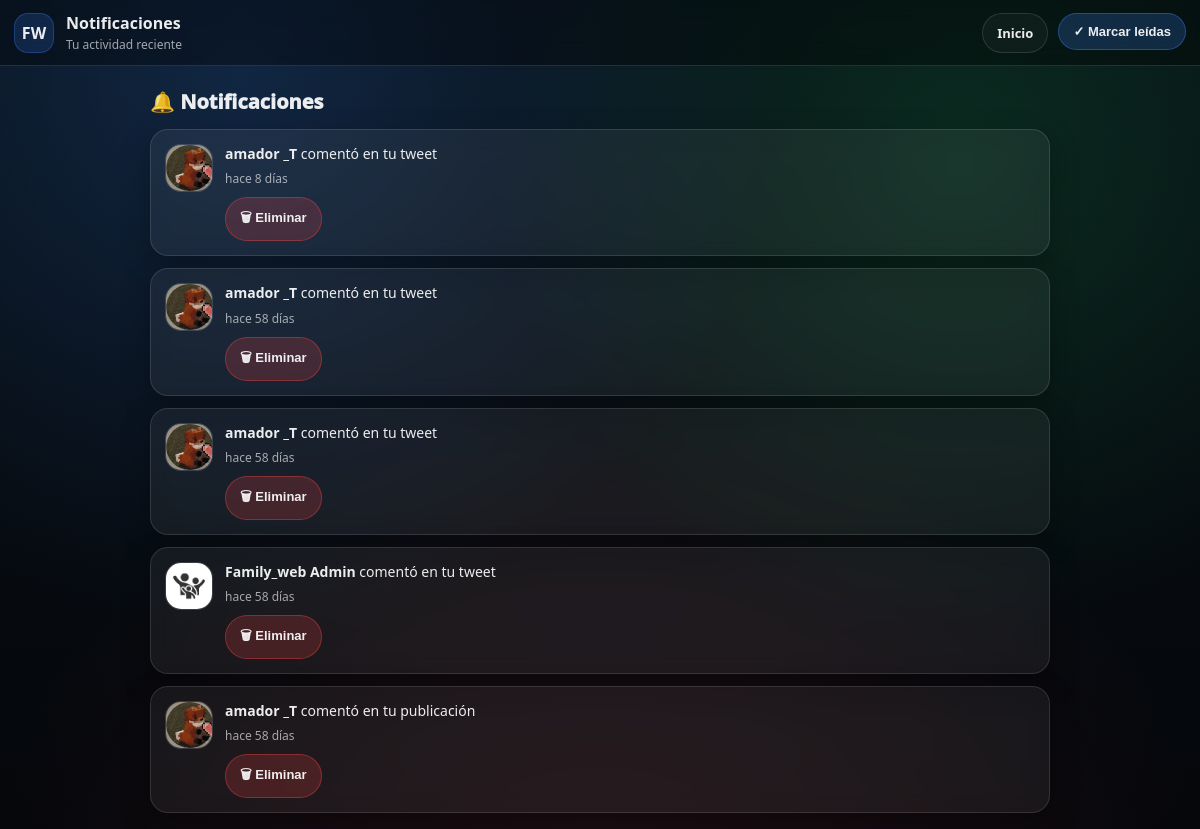
The app's page /notificaciones (signed in) with its own data.
### tables this page shows
CREATE TABLE notificaciones (
            id INTEGER PRIMARY KEY AUTOINCREMENT,
            user_id INTEGER NOT NULL,
            actor_id INTEGER NOT NULL,
            tipo TEXT NOT NULL,
            ref_id INTEGER,
            mensaje TEXT NOT NULL,
            leida INTEGER DEFAULT 0,
            created_at TIMESTAMP DEFAULT CURRENT_TIMESTAMP,
            FOREIGN KEY(user_id) REFERENCES users(id),
            FOREIGN KEY(actor_id) REFERENCES users(id)
        );

CREATE TABLE users (
    id INTEGER PRIMARY KEY AUTOINCREMENT,
    nombre TEXT NOT NULL,
    apellido TEXT NOT NULL,
    email TEXT UNIQUE NOT NULL,
    password TEXT NOT NULL,
    fecha_nac TEXT,
    municipio TEXT,
    pais TEXT,
    foto TEXT
, telefono TEXT, direccion TEXT, estado_civil TEXT, bio TEXT, activo INTEGER DEFAULT 0, is_admin INTEGER DEFAULT 0);

### blueprints/user.py (the view)
@user_bp.route("/notificaciones")
def ver_notificaciones():
    if "user_id" not in session:
        return redirect("/login")
    user_id = session["user_id"]
    with get_db() as conn:
        c = conn.cursor()
        c.execute(
            """
            SELECT n.id, n.mensaje, n.created_at, u.nombre, u.apellido, COALESCE(u.foto, '')
            FROM notificaciones n
            JOIN users u ON u.id = n.actor_id
            WHERE n.user_id = ?
            ORDER BY n.id DESC
            """,
            (user_id,),
        )
        notificaciones = c.fetchall()
        c.execute("UPDATE notificaciones SET leida=1 WHERE user_id=?", (user_id,))
        conn.commit()
    return render_template("notificaciones.html", notificaciones=notificaciones)

### db.py (called while the page is built)
def get_db():
    return sqlite3.connect(DB_PATH, timeout=20)

### templates/notificaciones.html (shortened to what this page needs)
<!DOCTYPE html>
<html lang="es">
<head>
  <link rel="stylesheet" href="/static/notificaciones.css">
</head>
<body>
<header class="topbar">
  <div class="brand">
    <div class="logo">FW</div>
    <div class="brand-text">
      <div class="brand-title">Notificaciones</div>
      <div class="brand-sub">Tu actividad reciente</div>
    </div>
  </div>
  <div class="top-actions">
    <a class="btn ghost" href="/user_home">Inicio</a>
    <form action="/notificaciones/marcar_todo" method="POST" style="margin:0">
      <button class="btn primary" type="submit">✓ Marcar leídas</button>
    </form>
  </div>
</header>
<main class="noti-page">
  <div class="noti-head">
    <h2 class="noti-title">🔔 Notificaciones</h2>
  </div>
  {% if notificaciones|length == 0 %}
    <div class="noti-empty">No tenés notificaciones todavía.</div>
  {% else %}
    <div class="noti-list">
      {% for n in notificaciones %}
      <div class="noti" id="noti-{{ n[0] }}">
        <div class="noti-avatar">
          <img src="/{{ n[5] if n[5] else 'static/default_user.png' }}">
        </div>
        <div class="noti-body">
          <div class="noti-text">
            <b>{{ n[3] }} {{ n[4] }}</b> {{ n[1] }}
          </div>
          <div class="noti-time" data-time="{{ n[2] }}">{{ n[2] }}</div>
          <div class="noti-actions">
            <button class="btn danger" type="button" onclick="eliminarNoti({{ n[0] }})">🗑 Eliminar</button>
          </div>
        </div>
      </div>
      {% endfor %}
    </div>
  {% endif %}
</main>
</body>
</html>

### static/notificaciones.css (style rules this page uses)
:root { --bg:#05070b; --panel: rgba(255,255,255,.06); --panel2: rgba(255,255,255,.04); --border: rgba(255,255,255,.12); --text: rgba(255,255,255,.92); --muted: rgba(255,255,255,.62); --primary:#3b82f6; --danger:#ef4444; --radius:18px; }
html, body { height:100%; min-height:100%; }
html { background: var(--bg); }
body { margin:0; background: transparent !important; color: var(--text); font-family: ui-sans-serif, system-ui, -apple-system, Segoe UI, Roboto, Arial; }
body::before { content:""; position: fixed; inset: 0; z-index: -1; background: radial-gradient(circle at 20% 10%, rgba(59,130,246,.20), transparent 45%), radial-gradient(circle at 80% 20%, rgba(34,197,94,.16), transparent 40%), radial-gradient(circle at 50% 120%, rgba(239,68,68,.12), transparent 55%), linear-gradient(180deg, #071016, #05070b); background-repeat:no-repeat; background-size: cover; }
.topbar { position: sticky; top:0; z-index: 50; display:flex; align-items:center; justify-content:space-between; gap:12px; padding: 12px 14px; background: rgba(0,0,0,.35); border-bottom: 1px solid var(--border); backdrop-filter: blur(12px); }
.brand { display:flex; align-items:center; gap:12px; min-width: 0; }
.logo { width: 38px; height: 38px; border-radius: 14px; display:grid; place-items:center; font-weight: 900; background: rgba(59,130,246,.18); border: 1px solid rgba(59,130,246,.30); }
.brand-text { min-width:0; }
.brand-title { font-weight: 900; white-space: nowrap; overflow:hidden; text-overflow: ellipsis; }
.brand-sub { color: var(--muted); font-size: 12px; margin-top: 2px; }
.top-actions { display:flex; gap:10px; flex-wrap: wrap; justify-content:flex-end; }
.btn { display:inline-flex; align-items:center; justify-content:center; gap:8px; padding: 10px 14px; border-radius: 999px; border: 1px solid var(--border); background: rgba(255,255,255,.05); color: var(--text); text-decoration:none; font-weight: 900; font-size: 13px; cursor:pointer; transition: transform .12s ease, background .12s ease, border-color .12s ease; user-select:none; }
.btn.primary { background: rgba(59,130,246,.22); border-color: rgba(59,130,246,.40); }
.btn.danger { background: rgba(239,68,68,.20); border-color: rgba(239,68,68,.40); }
.btn.ghost { background: rgba(255,255,255,.03); }
.noti-page { max-width: 900px; margin: 0 auto; padding: 16px; }
.noti-head { display:flex; align-items:center; justify-content:space-between; gap:12px; margin-top: 6px; }
.noti-title { margin: 0; font-size: 20px; font-weight: 1000; }
.noti-list { display:flex; flex-direction: column; gap: 12px; margin-top: 14px; }
.noti { display:flex; gap: 12px; align-items:flex-start; padding: 14px; border-radius: var(--radius); border: 1px solid var(--border); background: var(--panel); backdrop-filter: blur(10px); box-shadow: 0 10px 30px rgba(0,0,0,.30); }
.noti-avatar { width: 46px; height: 46px; border-radius: 16px; overflow:hidden; border: 1px solid var(--border); background: rgba(255,255,255,.04); flex: 0 0 auto; }
.noti-avatar img { width:100%; height:100%; object-fit:cover; display:block; }
.noti-body { flex:1; min-width:0; }
.noti-text { font-size: 14px; line-height: 1.45; word-break: break-word; }
.noti-time { margin-top: 6px; font-size: 12px; color: var(--muted); }
.noti-actions { display:flex; gap: 8px; flex-wrap: wrap; margin-top: 10px; }

### records on screen
notificaciones: nombre "amador", apellido "_T", mensaje "comentó en tu tweet"
notificaciones: nombre "amador", apellido "_T", mensaje "comentó en tu tweet"
notificaciones: nombre "amador", apellido "_T", mensaje "comentó en tu tweet"
notificaciones: shows a picture, nombre "Family_web", apellido "Admin", mensaje "comentó en tu tweet"
notificaciones: nombre "amador", apellido "_T", mensaje "comentó en tu publicación"
